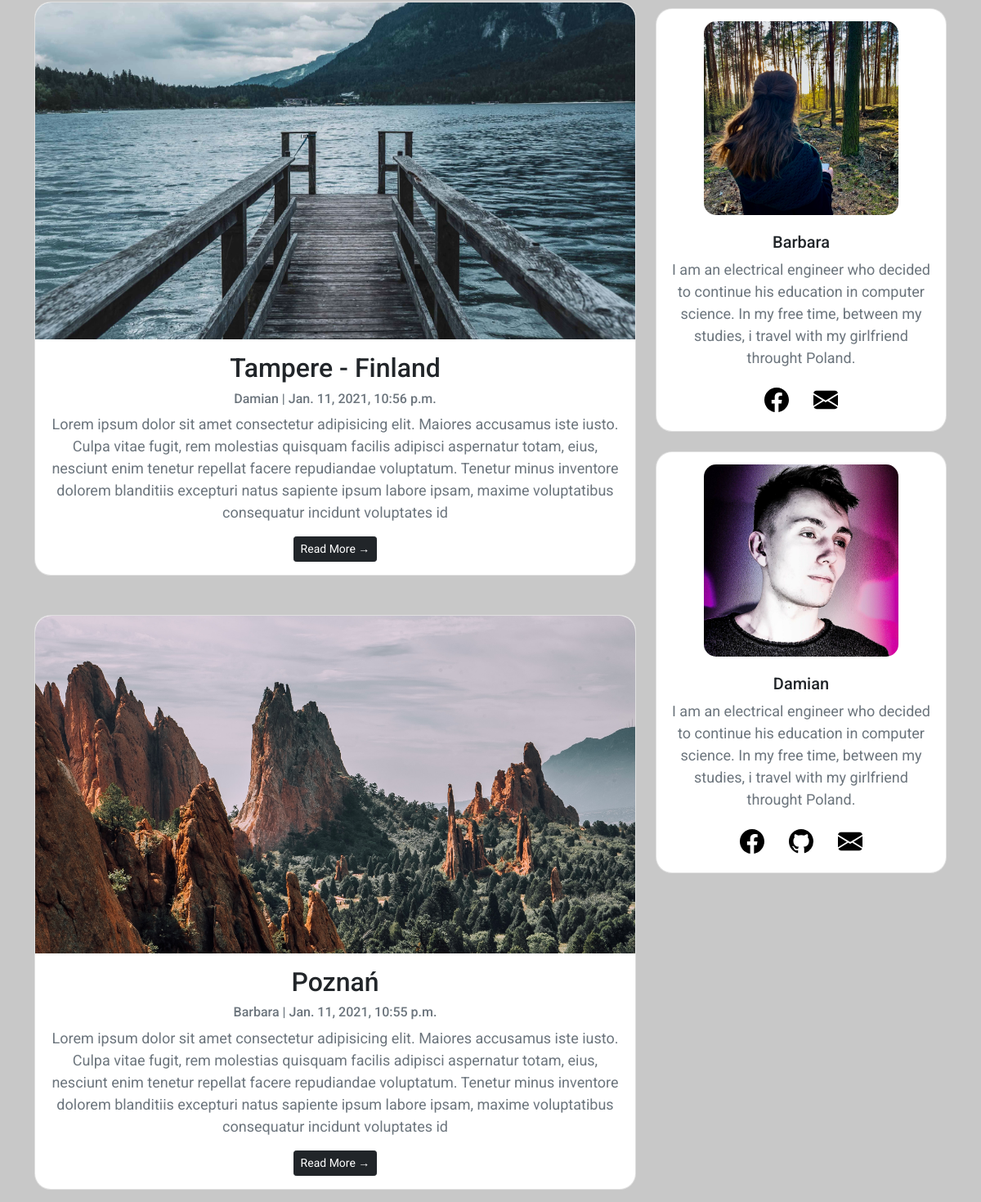
The app's page / (middle part), older data.
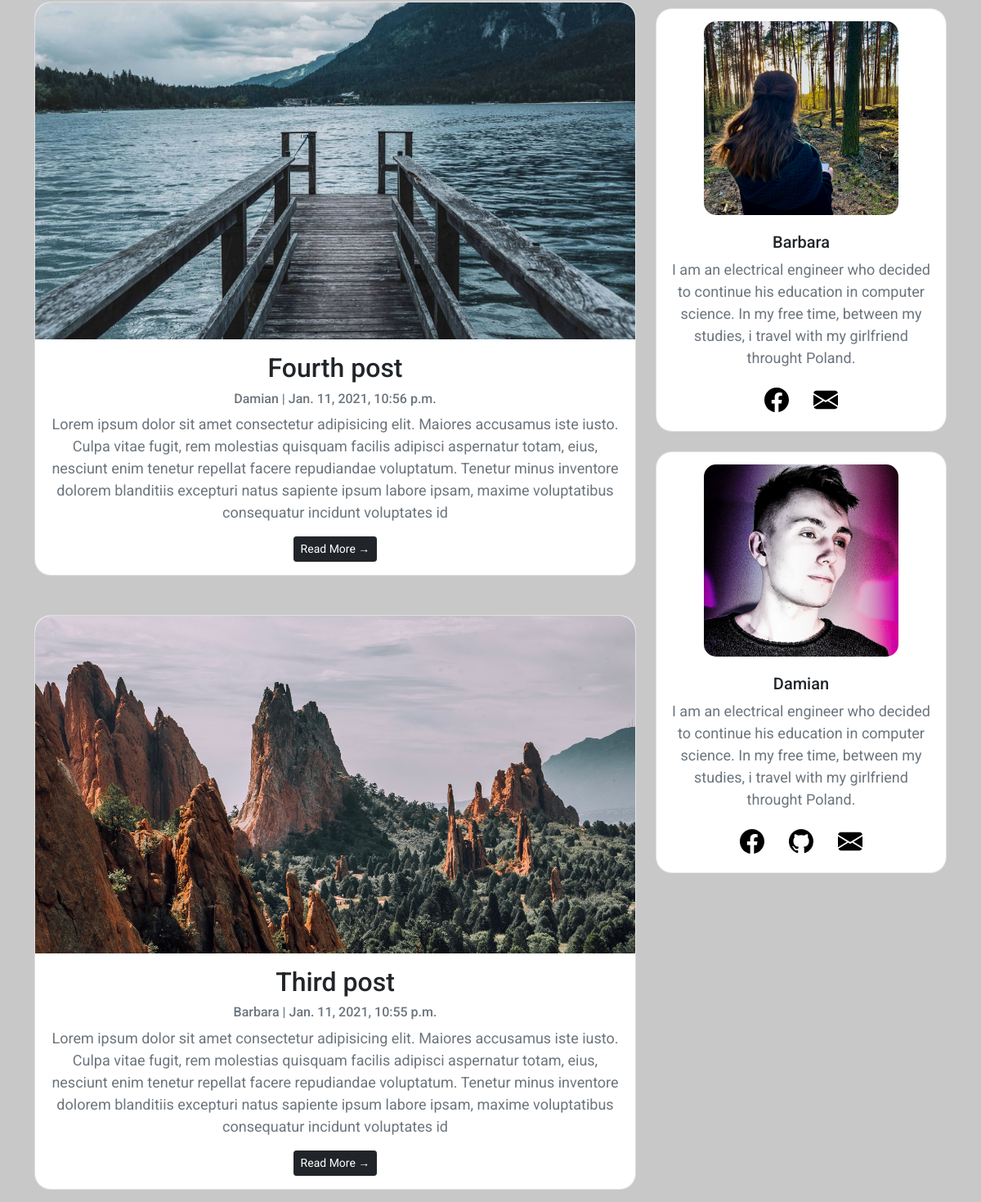
The same page, newer data.
### blogApp/models.py (models this page shows, shortened)
class Post(models.Model):
    title = models.CharField(max_length=200, unique=True)
    slug = models.SlugField(max_length=200, unique=True)
    author = models.ForeignKey(User, on_delete= models.CASCADE,related_name='blog_posts')
    updated_on = models.DateTimeField(auto_now= True)
    main_photo = models.ImageField(null=True, blank=True)
    detail_photo_1 = models.ImageField(null=True, blank=True)
    detail_photo_2 = models.ImageField(null=True, blank=True)
    detail_photo_3 = models.ImageField(null=True, blank=True)
    content = models.TextField()
    created_on = models.DateTimeField(auto_now_add=True)
    status = models.IntegerField(choices=STATUS, default=0)
    class Meta:
        ordering = ['-created_on']

### blogApp/views.py (the view)
# urls.py: path('', views.PostList.as_view(), name='home'),
class PostList(generic.ListView):
    queryset = Post.objects.filter(status=1).order_by('-created_on')
    template_name = 'index.html'
    paginate_by = 3

### templates/index.html (shortened to what this page needs)
{% extends "base.html" %}
{% block content %}
<section>
    <div class="container">
        <div class="row">
            <div class="col-12 col-lg-8 mt-3 left" >
                {% for post in post_list %}
                <div class="post-card card text-center mb-5" >
                    <img class="post-image card-img-top" src="{{post.main_photo.url}}" alt="Can't load photo">
                    <div class="card-body">
                        <h2 class="card-title">{{ post.title }}</h2>
                        <p class="card-text text-muted h6">{{ post.author }} | {{ post.created_on}} </p>
                        <p class="card-text text-muted">{{post.content|slice:":400" }}</p>
                        <a href="{% url 'entire_post' post.slug  %}" class="btn btn-dark btn-sm">Read More &rarr;</a>
                    </div>
                </div>
                {% endfor %}
            </div>
            <div class="col-12 col-lg-4 float-right ">
                <div class="user-card card my-4">
                    <img class="user-image card-img-top" src="images/barbara.jpg" alt="Here should be Barbaras face :)">
                    <div class="card-body  text-center">
                        <h5 class="card-title" >Barbara</h5>
                        <p class="card-text text-muted">
                            I am an electrical engineer who decided to continue his education in computer science. In my free time, between my studies, i travel with my girlfriend throught Poland.</p>
                            <a href="https://www.facebook.com/basia.sibinska" class="btn btn-link"><img class="btn-img" src="images/facebook.svg" alt="Facebook"></a>
                            <a href="contact" class="btn btn-link"><img class="btn-img"src="images/mail.svg" alt="Mail"></a>
                    </div>
                </div>
                <div class="user-card card my-4">
                    <img class="user-image card-img-top" src="images/damian.jpg" alt="Here should be Damians face :)">
                    <div class="card-body  text-center">
                        <h5 class="card-title" >Damian</h5>
                        <p class="card-text text-muted">
                            I am an electrical engineer who decided to continue his education in computer science. In my free time, between my studies, i travel with my girlfriend throught Poland.</p>
                            <a href="https://www.facebook.com/damian49841" class="btn btn-link"><img class="btn-img" src="images/facebook.svg" alt="Facebook"></a>
                            <a href="https://github.com/damianmikolajczak" class="btn btn-link"><img class="btn-img" src="images/github.svg" alt="GitHub"></a>
                            <a href="contact" class="btn btn-link"><img class="btn-img"src="images/mail.svg" alt="Mail"></a>
                    </div>
                </div>
            </div>
        </div>
    </div>
</section>
{%endblock%}

### templates/base.html (shortened to what this page needs)
<!DOCTYPE html>
<html>
    <head>
        <link href="https://cdn.jsdelivr.net/npm/bootstrap@5.0.0-beta1/dist/css/bootstrap.min.css" rel="stylesheet">
    </head>
    <body>
        {% block content %}
        {% endblock content %}
    </body>
</html>

### templates/base.html (style rules this page uses)
body { font-family: "Roboto", sans-serif; font-size: 17px; background-color: rgb(200, 200, 200); }

### templates/index.html (style rules this page uses)
body { font-family: "Roboto", sans-serif; font-size: 18px; background-color: rgb(200, 200, 200); }
.post-image { height: auto; border-top-left-radius: 20px; border-top-right-radius: 20px; }
.post-card { border-radius: 20px; }
.user-card { border-radius: 20px; }
.user-image { height: auto; width: 70%; margin-left: 15%; border-radius: 20px; border-style: solid; border-width: 5px; border-color: white; margin-top: 10px; }
.btn-img { height: 30px; }

Row changes from the older to the newer data that the page shows:
changed Post "Damian": title "Tampere - Finland" → "Fourth post"
changed Post "Barbara": title "Poznań" → "Third post"
